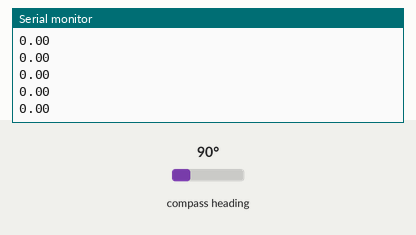
The sketch below on a simulated Arduino Mega 2560, built with avr-gcc and run on an emulated ATmega2560. Shown: the last lines printed to the serial monitor. Wiring (inferred from the names in the program): CMPS compass at I2C address 0x60. The test bench sets the inputs (shaded band); at power-on: compass heading 90°.

Above: at 1.2 s.
1.3 s: compass heading set to 7°
At 2.0 s:
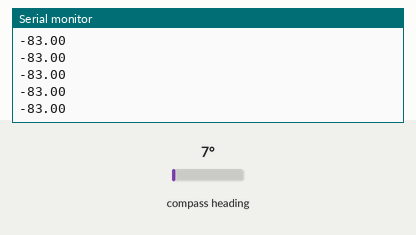
2.8 s: compass heading set to 180°
At 3.3 s:
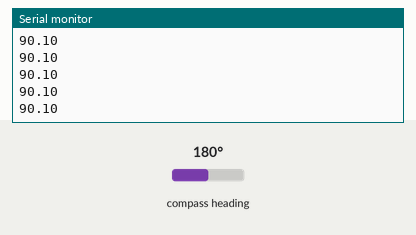
Timing chart, 0 to 5.8 s (numbered marks = the images above; inputs shaded):
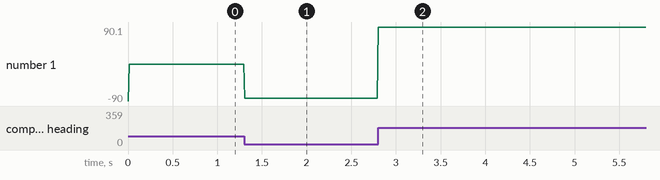

The sketch:

test-cmps12.ino
```cpp
/*******************************
 * DUE - Master Program
 *******************************/

#define USE_USBCON // USE THIS LINE FOR DUE ONLY

#define CMPS12_ADDRESS 0x60
#define ANGLE_8 1
#define pinProxy 53

#include <Wire.h>

// cmps 12
unsigned int angle16;
unsigned char high_byte, low_byte;
float compass = 0;
float compass_ori = 0;
float compass_point = -1000;


void setup()
{
  Serial.begin(9600);
  Wire.begin();
}

void loop()
{

  getCompass();

  delay(10);
}

// cmps
float getCompass()
{
  Wire.beginTransmission(CMPS12_ADDRESS);
  Wire.write(ANGLE_8);
  Wire.endTransmission();
  Wire.requestFrom(CMPS12_ADDRESS, 5);

  if (Wire.available() == 5)
  {

    Wire.read();
    high_byte = Wire.read();
    low_byte = Wire.read();
    Wire.read();
    Wire.read();

    angle16 = high_byte;
    angle16 <<= 8;
    angle16 += low_byte;

    // set compass range to 0-180
    float cps = angle16 / 10.0 + (float(angle16 % 10)) / 10.0;

    compass_ori = cps;

    if (compass_point == -1000)
    {
      compass_point = cps;
    }
    else
    {
      cps = compass_point - cps;
      if (cps < 0.0)
      {
        cps = 359.9 + cps;
      }
    }

    if (cps > 180)
    {
      cps = cps - 360.0;
    }

    compass = -cps;

    Serial.println(compass);
  }
}
```

Measured:
- after the input at 1.3 s, the serial monitor: prints a new line at once (image 1)
- after the input at 2.8 s, the serial monitor: prints a new line at once (image 2)
- plotted number 1: 0 → -83 after the input at 1.3 s, -83 → 90.1 after the input at 2.8 s
